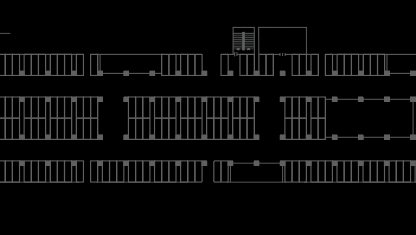
#> input picture image/map.png, 416 x 235 px
$ python map.py
#> lines starting #> are read from the running program, lines starting #| are printed output that depends on the picture; after the words box and inside, x2 and y2 are one past the last pixel; in counts of white or black regions, pixels touching at a corner belong together
import cv2
import csv
import time

def main():
	frame = cv2.imread("image/map.png")
#> frame is the input picture: shape (235, 416, 3); mean B, G, R 9.4, 9.4, 9.4
	frame = cv2.resize(frame, (960, 540), interpolation=cv2.INTER_CUBIC)
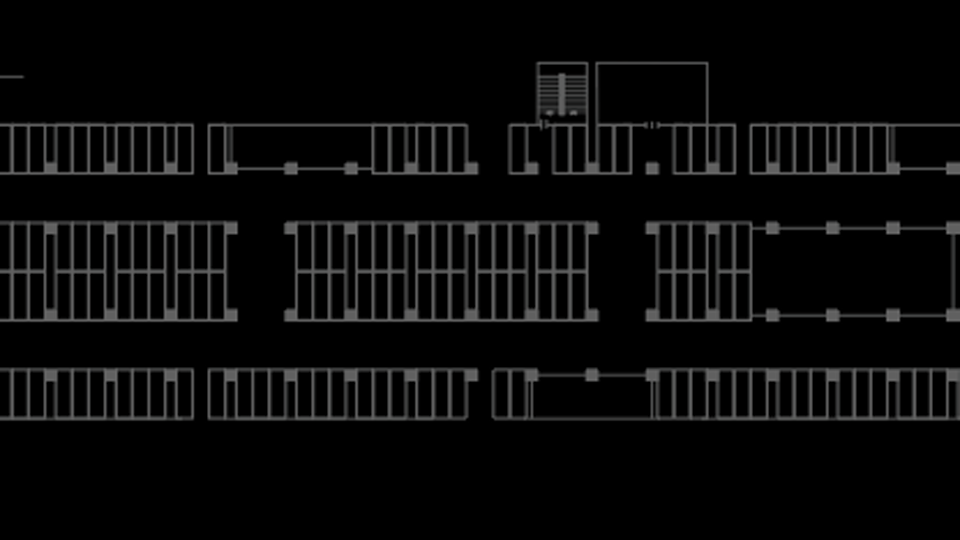
#> frame: shape (540, 960, 3); mean B, G, R 9.8, 9.8, 9.8
	area_19 = _24_25(frame); loc_19 = 'down'
#> after the loop in nemo, `for i in down:`:
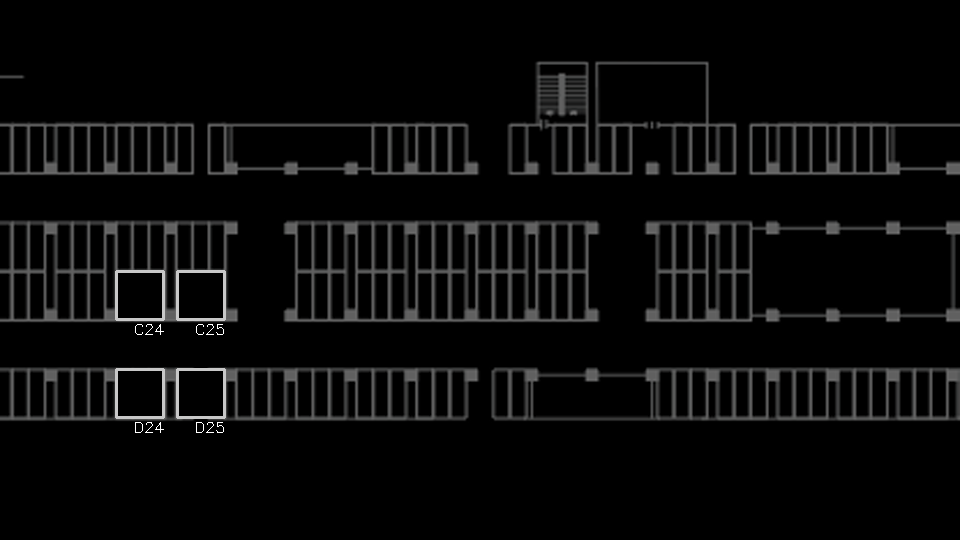
#> frame: shape (540, 960, 3); 1.01% of pixels changed, all inside (x1, y1, x2, y2) = (115, 270, 226, 433)
#> after the loop in nemo, `for i in up:`:
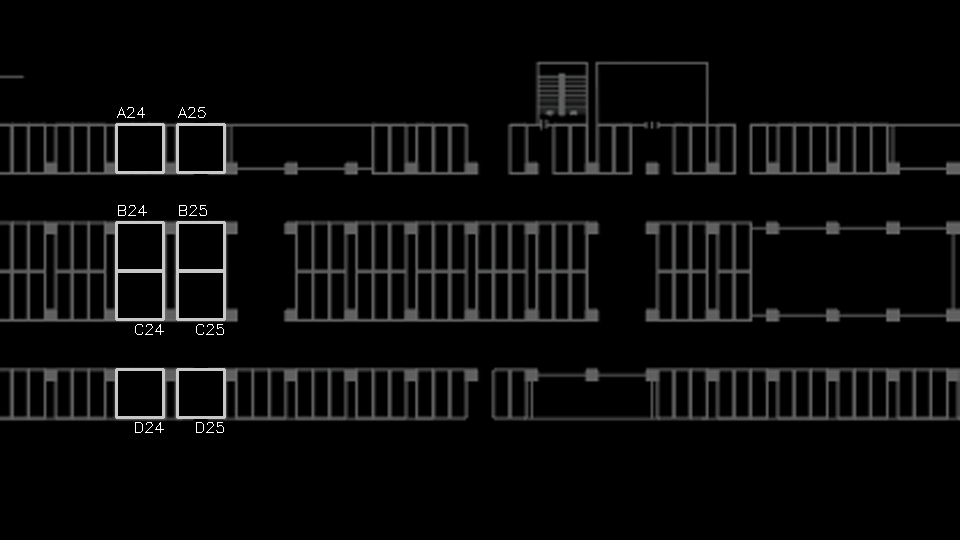
#> frame: shape (540, 960, 3); 0.98% of pixels changed, all inside (x1, y1, x2, y2) = (115, 107, 226, 271)
#> after `area_19 = _24_25(frame)`: area_19 = 2 items
	area_22 = _28_29(frame); loc_22 = 'down'
#> after the loop in nemo (call 2), `for i in down:`:
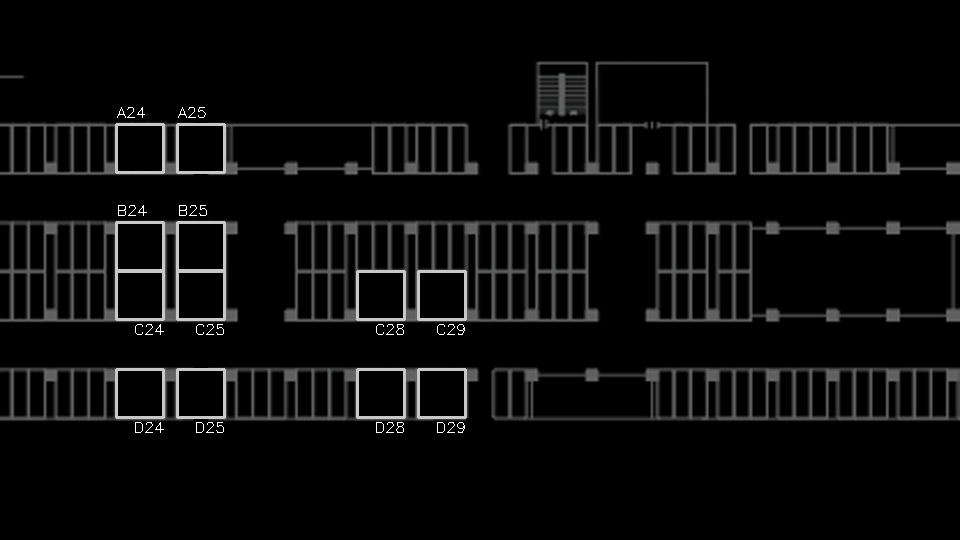
#> frame: shape (540, 960, 3); 1.05% of pixels changed, all inside (x1, y1, x2, y2) = (356, 270, 467, 433)
#> after the loop in nemo (call 2), `for i in up:`:
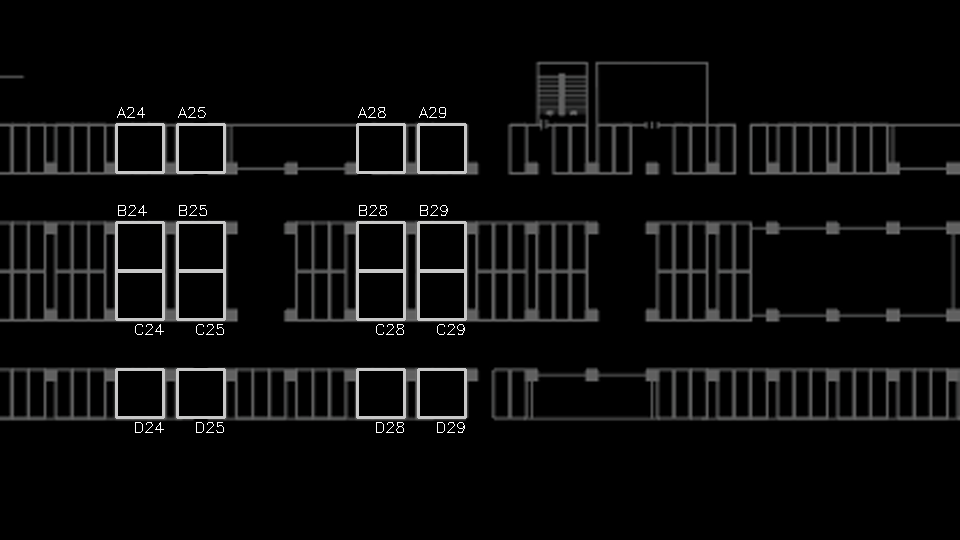
#> frame: shape (540, 960, 3); 1.02% of pixels changed, all inside (x1, y1, x2, y2) = (356, 107, 467, 271)
#> after `area_22 = _28_29(frame)`: area_22 = 2 items
	while True:
		f_19 = open('csv/cam19.csv', 'r')
#> (reads csv/cam19.csv from the repository)
		f_22 = open('csv/cam22.csv', 'r')
#> (reads csv/cam22.csv from the repository)
		rdr_19 = csv.reader(f_19)
		rdr_22 = csv.reader(f_22)
		for line in rdr_19:
			for i in range(0,4):
				car = line[0].split(' ')[i]
				count(frame,i,car,area_19,loc_19)
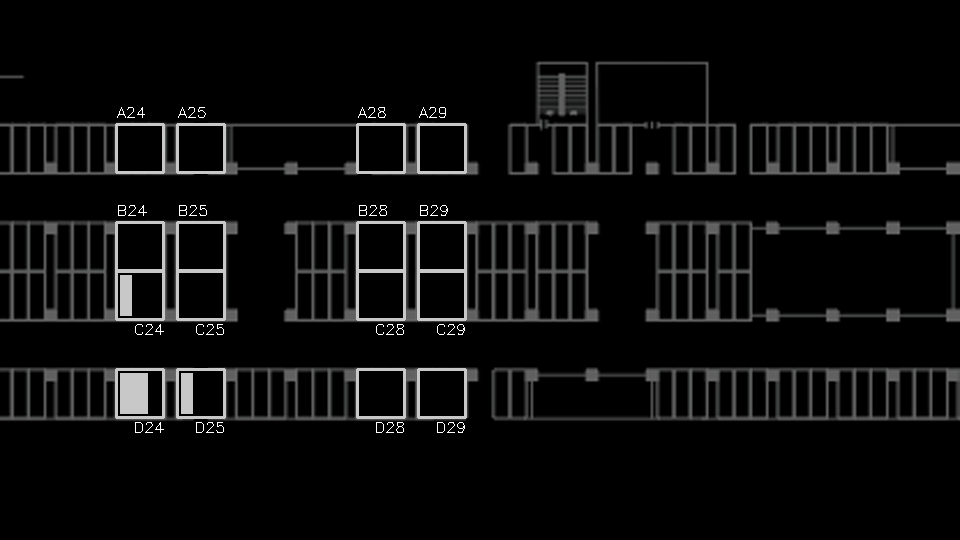
#> frame: shape (540, 960, 3); 0.41% of pixels changed, all inside (x1, y1, x2, y2) = (120, 275, 193, 414)
		for line in rdr_22:
			for i in range(0,4):
				car = line[0].split(' ')[i]
				count(frame,i,car,area_22,loc_22)
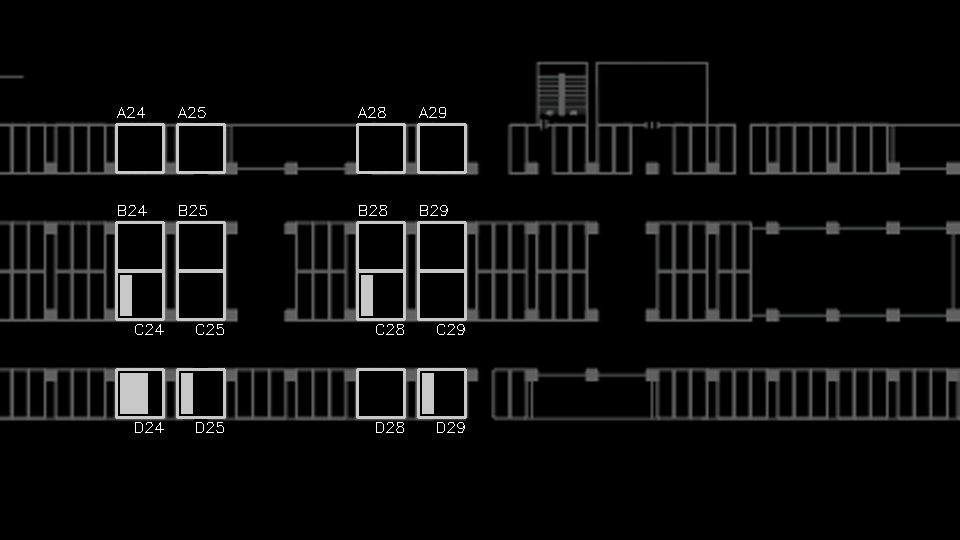
#> frame: shape (540, 960, 3); 0.19% of pixels changed, all inside (x1, y1, x2, y2) = (361, 275, 434, 414)

		cv2.imshow('map', frame)
		if cv2.waitKey(1) & 0xFF == ord('q'):
#> (key q is pressed here)
			break
	f_19.close()
	f_22.close()


#left-up -> left-down -> right-up -> right-down

# for big frame
def _24_25(frame):
	#width = 47, height = 48, length = 61
	A24 = [(116,124), (163,172), 'A24']
	A25 = [(177,124), (224,172), 'A25']
	B24 = [(116,222), (163,270), 'B24']
	B25 = [(177,222), (224,270), 'B25']
	C24 = [(116,271), (163,319), 'C24']
	C25 = [(177,271), (224,319), 'C25']
	D24 = [(116,369), (163,417), 'D24']
	D25 = [(177,369), (224,417), 'D25']
	down = [C25, C24, D25, D24]
	up = [A25, A24, B24, B25]
	area = [up, down]

	nemo(frame, up, down)
	return area

def _28_29(frame):
	#width = 47, height = 48, length = 61
	A28 = [(357,124), (404,172), 'A28']
	A29 = [(418,124), (465,172), 'A29']
	B28 = [(357,222), (404,270), 'B28']
	B29 = [(418,222), (465,270), 'B29']
	C28 = [(357,271), (404,319), 'C28']
	C29 = [(418,271), (465,319), 'C29']
	D28 = [(357,369), (404,417), 'D28']
	D29 = [(418,369), (465,417), 'D29']
	down = [C29, C28, D29, D28]
	up = [A29, A28, B29, B28]
	area = [up, down]

	nemo(frame, up, down)
	return area


"""
## for small frame
def _24_25(frame):
	#width = 20, height = 22, length = 27
	A24 = [(50,53), (70,75), 'A24']
	A25 = [(77,53), (97,75), 'A25']
	B24 = [(50,96), (70,118), 'B24']
	B25 = [(77,96), (97,118), 'B25']
	C24 = [(50,117), (70,139), 'C24']
	C25 = [(77,117), (97,139), 'C25']
	D24 = [(50,160), (70,182), 'D24']
	D25 = [(77,160), (97,182), 'D25']
	down = [C25, C24, D25, D24]
	up = [A25, A24, B24, B25]
	area = [up, down]

	nemo(frame, up, down)
	return area

def _28_29(frame):
	#width = 20, height = 22, length = 27
	A28 = [(154,53), (174,75), 'A28']
	A29 = [(181,53), (201,75), 'A29']
	B28 = [(154,96), (174,118), 'B28']
	B29 = [(181,96), (201,118), 'B29']
	C28 = [(154,117), (174,139), 'C28']
	C29 = [(181,117), (201,139), 'C29']
	D28 = [(154,160), (174,182), 'D28']
	D29 = [(181,160), (201,182), 'D29']
	down = [C29, C28, D29, D28]
	up = [A29, A28, B29, B28]
	area = [up, down]

	nemo(frame, up, down)
	return area
"""

def nemo(frame, up, down):
	for i in down:
		sub_nemo(frame, i)
		text_down(i, frame)
	for i in up:
		sub_nemo(frame, i)
		text_up(i, frame)

def text_down(space, frame):
	cv2.putText(frame, str(space[2]), (space[1][0]-30, space[1][1]+15), cv2.FONT_HERSHEY_SIMPLEX, 0.5, (255, 255, 255), 1) #-> big
	#cv2.putText(frame, str(space[2]), (space[1][0]-20, space[1][1]+10), cv2.FONT_HERSHEY_SIMPLEX, 0.3, (255, 255, 255), 1) #-> small

def text_up(space, frame):
	cv2.putText(frame, str(space[2]), (space[0][0], space[0][1]-7), cv2.FONT_HERSHEY_SIMPLEX, 0.5, (255, 255, 255), 1) #-> big
	#cv2.putText(frame, str(space[2]), (space[0][0], space[0][1]-5), cv2.FONT_HERSHEY_SIMPLEX, 0.3, (255, 255, 255), 1) #-> small

def sub_nemo(frame, rec):
	cv2.rectangle(frame, rec[0], rec[1], (0,0,0), -1)
	cv2.rectangle(frame, rec[0], rec[1], (200,200,200), 2)

def count(frame, i, car, area, loc):
	up_down = 0
	if loc == 'down':
		up_down = 1
	abcd = area[up_down]

	if car == '3':
		cv2.rectangle(frame, (abcd[i][0][0]+4, abcd[i][0][1]+4), (abcd[i][1][0]-4, abcd[i][1][1]-4), (200,200,200), -1)
	elif car == '2': # small -> 13 / big -> 32
		sub_nemo(frame, abcd[i])
		cv2.rectangle(frame, (abcd[i][0][0]+4, abcd[i][0][1]+4), (abcd[i][0][0]+31, abcd[i][1][1]-4), (200,200,200), -1)
	elif car == '1': # small -> 7 / big -> 16
		sub_nemo(frame, abcd[i])
		cv2.rectangle(frame, (abcd[i][0][0]+4, abcd[i][0][1]+4), (abcd[i][0][0]+15, abcd[i][1][1]-4), (200,200,200), -1)

if __name__ == '__main__':
    time.sleep(1)
    main()
